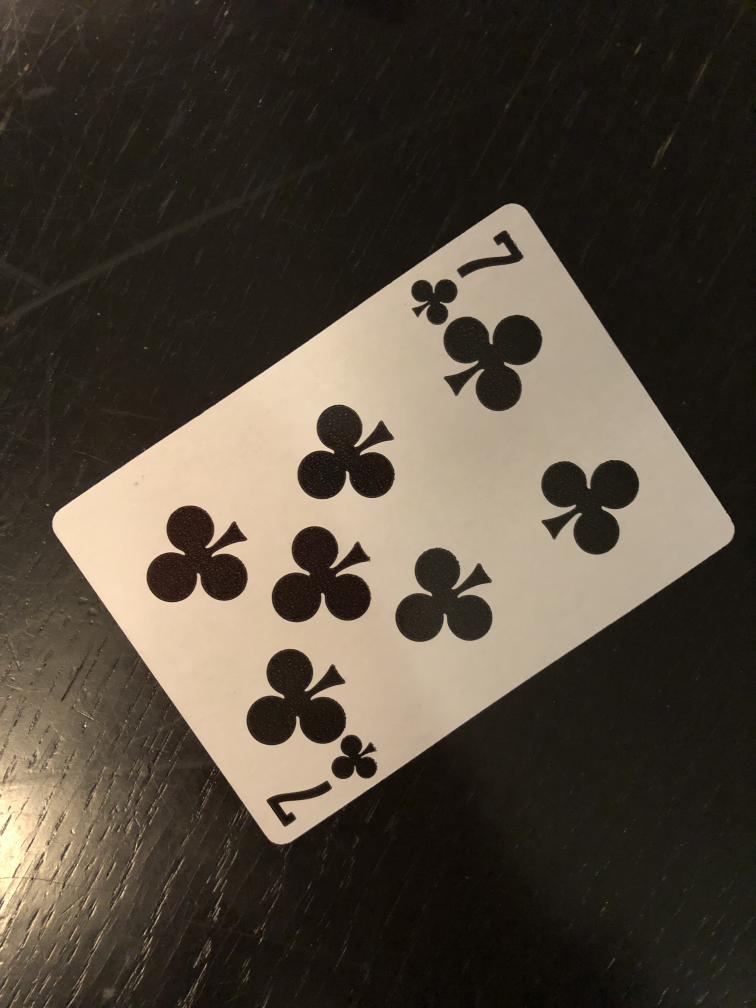
#> input picture trainning_images/test4.jpg, 3024 x 4032 px (shown at 1/4 size)
$ python -i 123.py   (imports and definitions only)   (older library calls are emulated)
#> lines starting #> are read from the running program, lines starting #| are printed output that depends on the picture; after the words box and inside, x2 and y2 are one past the last pixel; in counts of white or black regions, pixels touching at a corner belong together
#> further down, picture is the input picture: shape (4032, 3024, 3); mean B, G, R 58.6, 70.9, 80.2
import cv2
import numpy as np
from glob import glob

'''def rectify(h):
  h = h.reshape((4,2))
  hnew = np.zeros((4,2),dtype = np.float32)

  add = h.sum(1)
  hnew[0] = h[np.argmin(add)]
  hnew[2] = h[np.argmax(add)]

  diff = np.diff(h,axis = 1)
  hnew[1] = h[np.argmin(diff)]
  hnew[3] = h[np.argmax(diff)]

  return hnew


def getCards(im):
	gray = cv2.cvtColor(im,cv2.COLOR_BGR2GRAY)
	blur = cv2.GaussianBlur(gray,(1,1),1000)
	flag, thresh = cv2.threshold(blur, 120, 255, cv2.THRESH_BINARY)

	dummy, contours, hierarchy = cv2.findContours(thresh,cv2.RETR_TREE,cv2.CHAIN_APPROX_SIMPLE)

	contours = sorted(contours, key=cv2.contourArea,reverse=True)


	peri = cv2.arcLength(contours[0],True)
	approx = rectify(cv2.approxPolyDP(contours[0],0.02*peri,True))

	# [4 lines of commented-out code are left out]

	h = np.array([ [0,0],[449,0],[449,449],[0,449] ],np.float32)

	transform = cv2.getPerspectiveTransform(approx,h)
	warp = cv2.warpPerspective(im,transform,(450,450))

	return warp'''


'''img_mask = 'trainning_images/*.jpg'
img_names = glob(img_mask)
for item in img_names:
    print item
    image = cv2.imread(item)
    image_corp = getCards(image)
    cv2.imshow('test',image_corp)
    cv2.waitKey(0)
    cv2.destroyAllWindows()
    #item_modify = item.split('/')[1].split('.')[0]
    #image = cv2.resize(image,(200,300))
    cv2.imwrite('new/%s'%item,image_corp)'''


def findCard(img):
    gray = cv2.cvtColor(img,cv2.COLOR_BGR2GRAY)
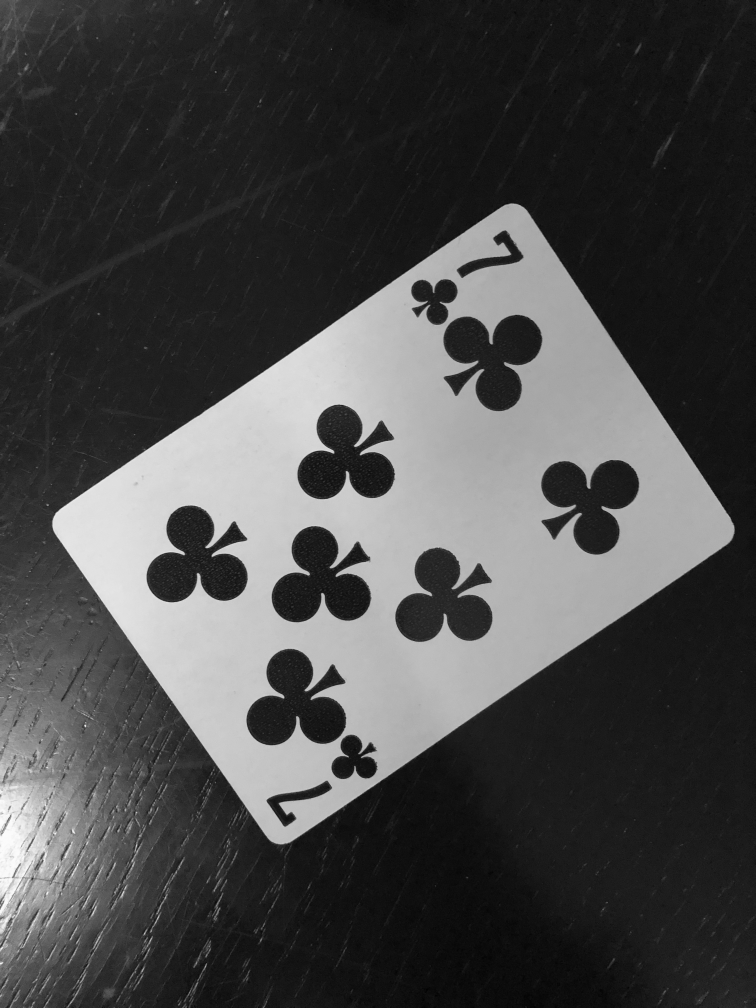
#> gray: shape (4032, 3024) (shown at 1/4 size); min 0, max 252, mean 72.3
    blur = cv2.GaussianBlur(gray,(1,1),1000)
    flag, thresh = cv2.threshold(blur, 120, 255, cv2.THRESH_BINARY)
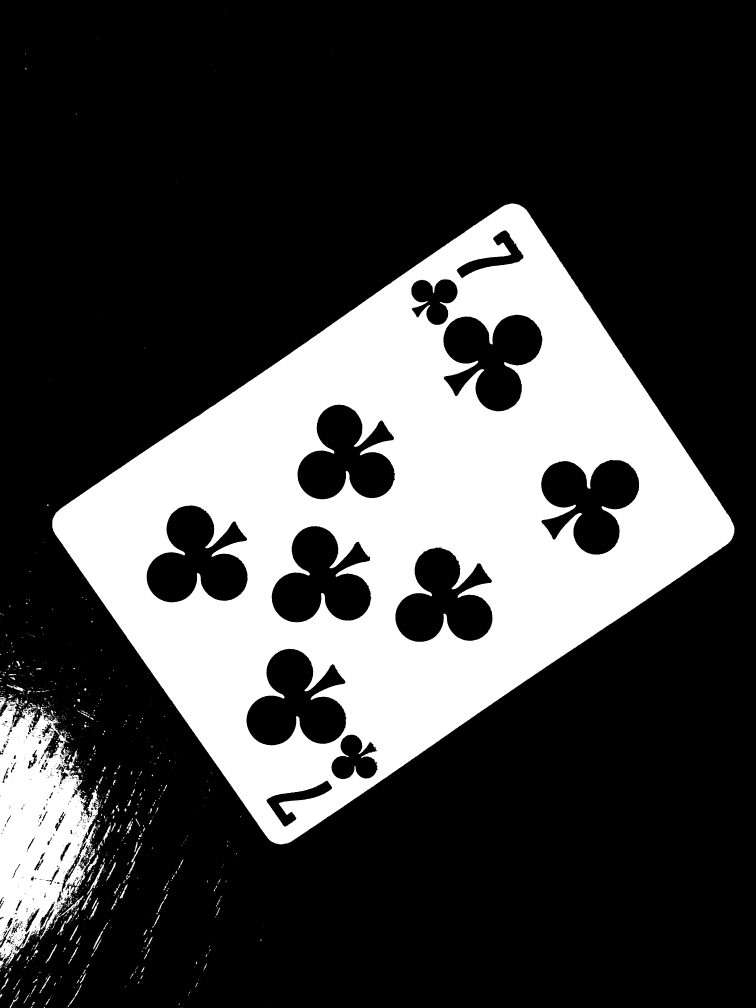
#> thresh: shape (4032, 3024) (shown at 1/4 size); 26.2% white; 1451 white regions (1180 under 20 px)

    _, contours, hierarchy = cv2.findContours(thresh,cv2.RETR_TREE,cv2.CHAIN_APPROX_SIMPLE)
#> contours = 2460 contours, 2106 with area under 20; largest, box (x1, y1, x2, y2) and area: (209, 814, 2938, 3378) 3667327, (0, 2787, 403, 3873) 258338, (586, 2021, 992, 2410) 101308, (985, 2594, 1386, 2982) 99426, (1773, 1258, 2171, 1646) 98906

    contours = sorted(contours, key=cv2.contourArea,reverse=True)


    peri = cv2.arcLength(contours[0],True)
#> peri = 8346.6
    h = cv2.approxPolyDP(contours[0],0.02*peri,True)
#> h = [[2076, 819], [212, 2072], [1104, 3374], [2930, 2150]]
    x,y,w,height = cv2.boundingRect(contours[0])
#> x = 209; y = 814; w = 2729; height = 2564
    #print ('h:', h)
    h = h.reshape((4,2))
    pts = np.float32(h)
#> pts has the same summary as h
    # [5 lines of commented-out code are left out]
    temp_rect = np.zeros((4,2),dtype = np.float32)

    #s = np.sum(pts, axis = 2)
    s = pts.sum(1)
#> s = [2895, 2284, 4478, 5080]
    #print ('s:',s)

    tl = pts[np.argmin(s)]
#> tl = [212, 2072]
    #print ('t1:',tl)
    br = pts[np.argmax(s)]
#> br = [2930, 2150]

    diff = np.diff(pts, axis = 1)
#> diff = [-1257, 1860, 2270, -780]
    tr = pts[np.argmin(diff)]
#> tr = [2076, 819]
    bl = pts[np.argmax(diff)]
#> bl = [1104, 3374]


    if w <= 0.8*height: # If card is vertically oriented
        temp_rect[0] = tl
        temp_rect[1] = tr
        temp_rect[2] = br
        temp_rect[3] = bl

    if w >= 1.2*height: # If card is horizontally oriented
        temp_rect[0] = bl
        temp_rect[1] = tl
        temp_rect[2] = tr
        temp_rect[3] = br


    if w > 0.8*height and w < 1.2*height: #If card is diamond oriented
    # If furthest left point is higher than furthest right point,
    # card is tilted to the left.
        #print ('pts101:', pts[1][1])
        #print ('pts301:', pts[3][1])
        #print ('pts10:', pts[1])
        if pts[1][1] <= pts[3][1]:
            # If card is titled to the left, approxPolyDP returns points
            # in this order: top right, top left, bottom left, bottom right
            temp_rect[0] = pts[1] # Top left
            temp_rect[1] = pts[0] # Top right
            temp_rect[2] = pts[3] # Bottom right
            temp_rect[3] = pts[2] # Bottom left

        # If furthest left point is lower than furthest right point,
        # card is tilted to the right
        if pts[1][1] > pts[3][1]:
            # If card is titled to the right, approxPolyDP returns points
            # in this order: top left, bottom left, bottom right, top right
            temp_rect[0] = pts[0] # Top left
            temp_rect[1] = pts[3] # Top right
            temp_rect[2] = pts[2] # Bottom right
            temp_rect[3] = pts[1] # Bottom left

    # [4 lines of commented-out code are left out]

    des = np.array([[0,0],[449,0],[449,449],[0,449]],np.float32)

    transform = cv2.getPerspectiveTransform(temp_rect,des)
    warp = cv2.warpPerspective(img,transform,(450,450))
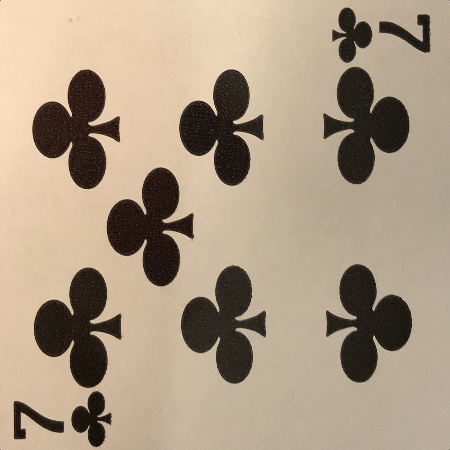
#> warp: shape (450, 450, 3); mean B, G, R 131, 152.8, 170.7


    return warp


# [1 line not run here, left out]
# [1 line that did not run here, left out]
# [4 lines not run here, left out]

>>> import cv2
>>> picture = cv2.imread('trainning_images/test4.jpg')
>>> result = findCard(picture)

$ run again, on trainning_images/test1.jpg
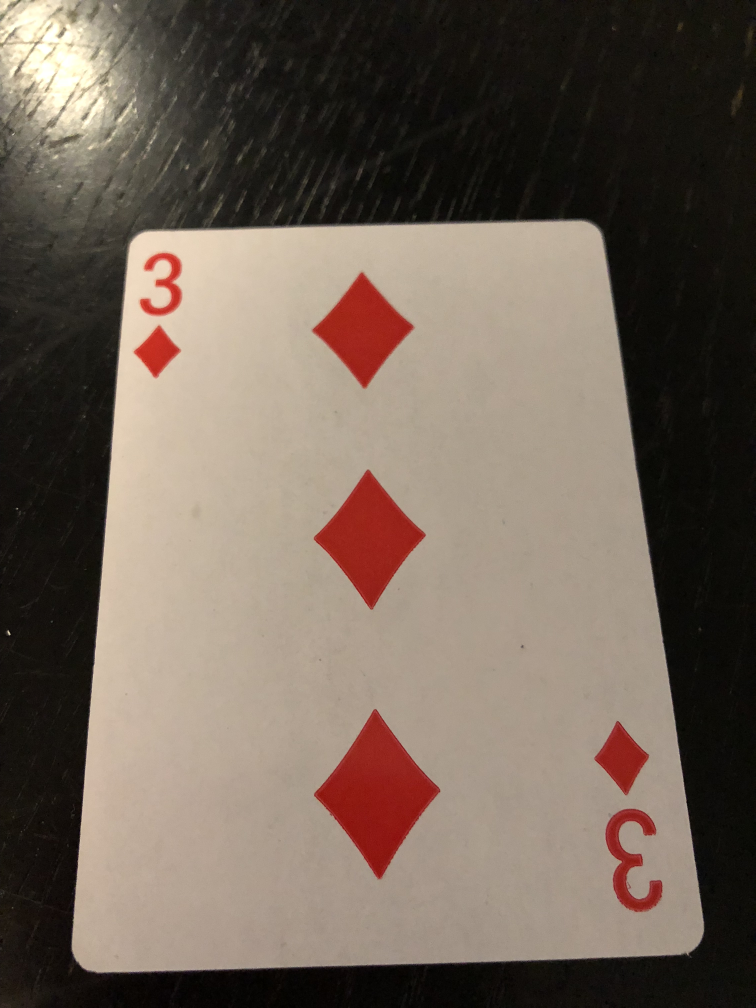
#> input picture trainning_images/test1.jpg, 3024 x 4032 px (shown at 1/4 size)
#> picture is the input picture: shape (4032, 3024, 3); mean B, G, R 87.8, 99.2, 112.8
#> in findCard, `flag, thresh = cv2.threshold(blur, 120, 255, cv2.THRESH_BINARY)`:
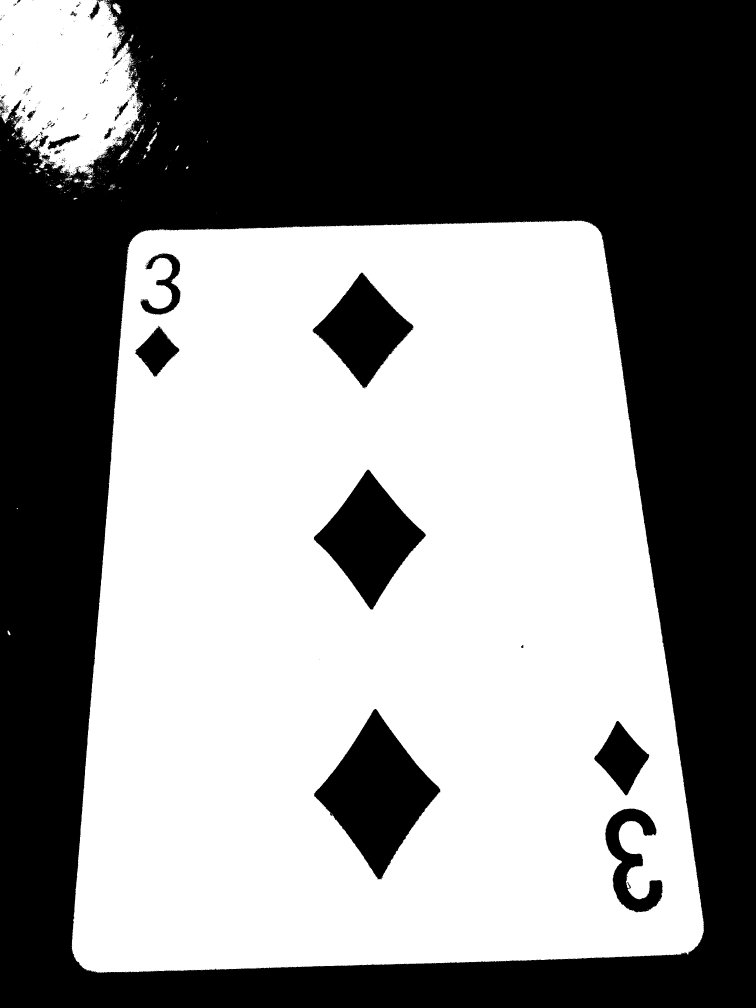
#> thresh: shape (4032, 3024) (shown at 1/4 size); 52.4% white; 700 black regions (632 under 20 px)
#> contours = 1897 contours, 1756 with area under 20; largest, box (x1, y1, x2, y2) and area: (287, 881, 2816, 3892) 6553684, (0, 0, 572, 704) 303768, (1255, 2835, 1762, 3519) 164917, (1254, 1877, 1704, 2439) 119768, (1249, 1089, 1655, 1555) 90342
#> peri = 12654.2
#> h = [[2367, 894], [522, 963], [336, 3876], [2791, 3781]]
#> x = 287; y = 881; w = 2529; height = 3011
#> pts has the same summary as h
#> s = [3261, 1485, 4212, 6572]
#> tl = [522, 963]
#> br = [2791, 3781]
#> diff = [-1473, 441, 3540, 990]
#> tr = [2367, 894]
#> bl = [336, 3876]
#> in findCard, `warp = cv2.warpPerspective(img,transform,(450,450))`:
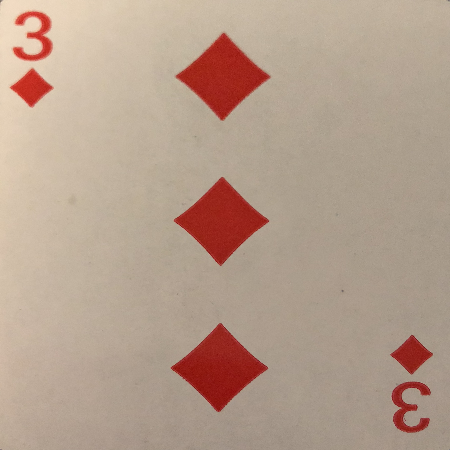
#> warp: shape (450, 450, 3); mean B, G, R 141.1, 158, 181.3

$ run again, on trainning_images/test3.jpg
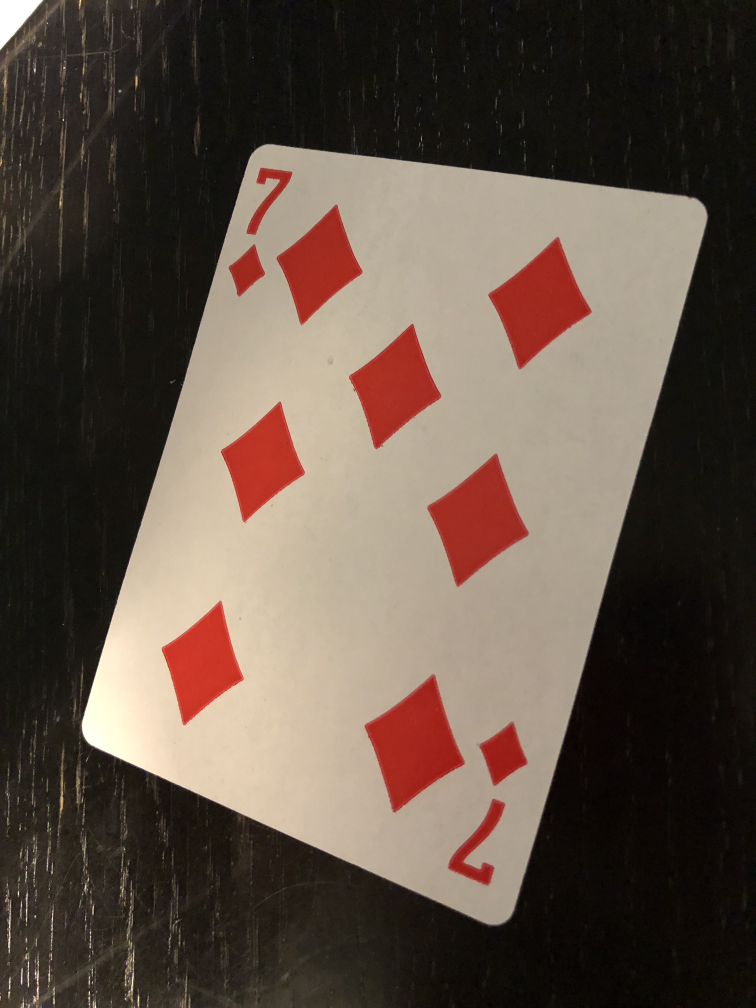
#> input picture trainning_images/test3.jpg, 3024 x 4032 px (shown at 1/4 size)
#> picture is the input picture: shape (4032, 3024, 3); mean B, G, R 69.5, 80.3, 95.2
#> in findCard, `flag, thresh = cv2.threshold(blur, 120, 255, cv2.THRESH_BINARY)`:
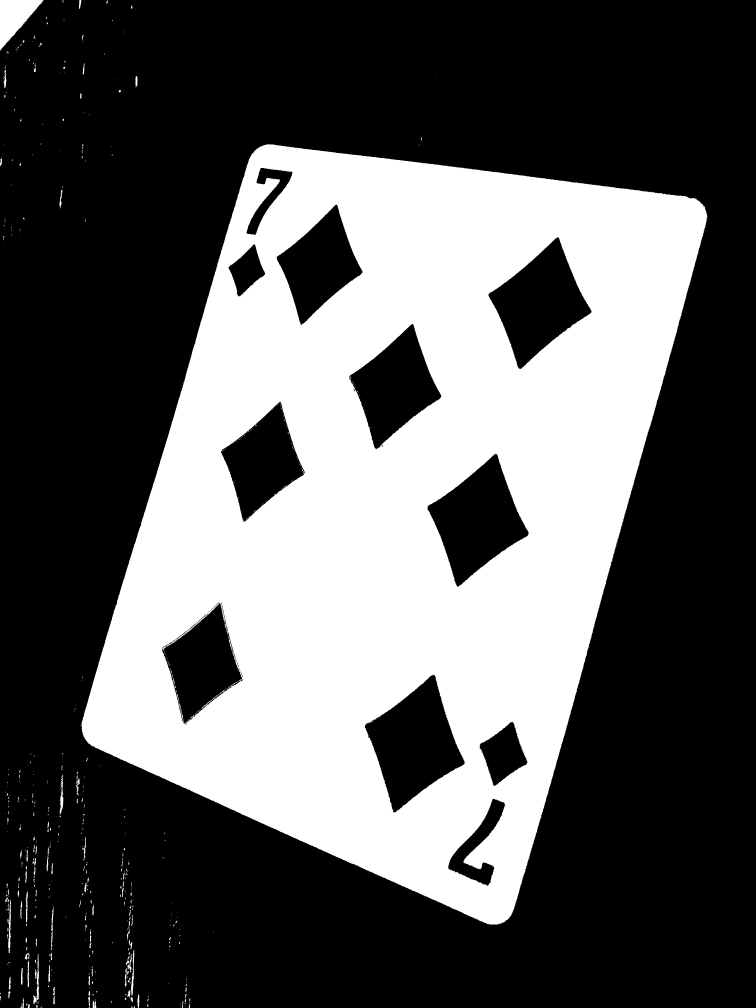
#> thresh: shape (4032, 3024) (shown at 1/4 size); 36.1% white; 838 white regions (612 under 20 px)
#> contours = 924 contours, 750 with area under 20; largest, box (x1, y1, x2, y2) and area: (323, 577, 2830, 3699) 5115400, (1458, 2698, 1860, 3251) 117290, (1709, 1814, 2116, 2348) 111468, (1953, 948, 2367, 1477) 109105, (1396, 1295, 1766, 1798) 93750
#> peri = 10410.4
#> h = [[1056, 580], [331, 2939], [1999, 3695], [2827, 851]]
#> x = 323; y = 577; w = 2507; height = 3122
#> pts has the same summary as h
#> s = [1636, 3270, 5694, 3678]
#> tl = [1056, 580]
#> br = [1999, 3695]
#> diff = [-476, 2608, 1696, -1976]
#> tr = [2827, 851]
#> bl = [331, 2939]
#> in findCard, `warp = cv2.warpPerspective(img,transform,(450,450))`:
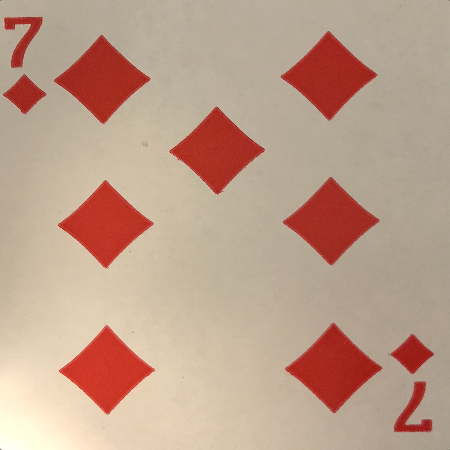
#> warp: shape (450, 450, 3); mean B, G, R 139.2, 158.5, 190.3
